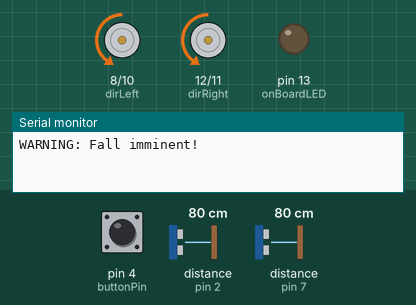
Bench run of a sketch on a simulated Arduino Uno, built with avr-gcc and run on an emulated ATmega328P. On the bench: direction and speed pins drawn as motors (green arrow = direction pin HIGH = forward, orange = LOW = backward, longer = more drive), output pins drawn as LEDs (lit = HIGH), the last lines printed to the serial monitor. Wiring (inferred from the names in the program): 2 × ultrasonic range finder: trigger pin 2, echo pin 2 / trigger pin 7, echo pin 7. Inputs (shaded band) come from the test bench; at power-on: distance to the obstacle (sensors on pin 7, pin 2) 80 cm, pin 4 (buttonPin) HIGH. The echo pulse lasts 58.3 µs per cm; random numbers use the default seed unless the sketch sets one.

Above: at 10.8 s.
10.9 s: distance to the obstacle (sensor on pin 7) set to 2 cm
At 19.0 s:
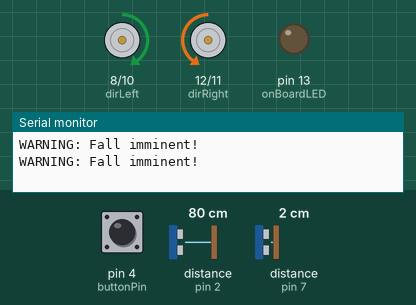
23.8 s: distance to the obstacle (sensor on pin 7) set to 18 cm
27.9 s: pin 4 (buttonPin) pulled LOW for 3 s
At 29.7 s:
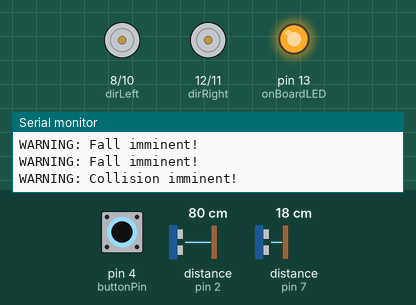
32.7 s: distance to the obstacle (sensor on pin 2) set to 2 cm
36.8 s: pin 4 (buttonPin) pulled LOW for 3 s
At 39.8 s:
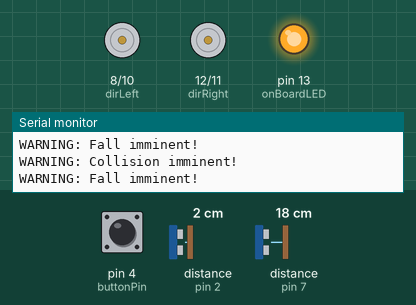
Timing chart, 0 to 42.7 s (numbered marks = the images above; inputs shaded):
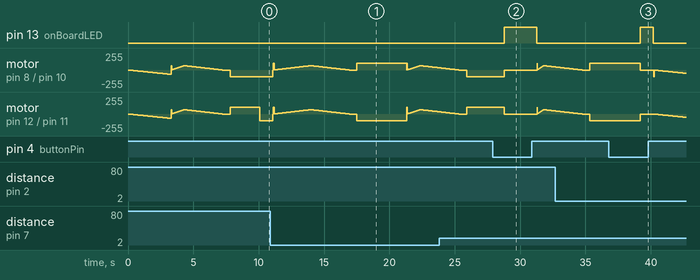

The sketch:

RoamingBot4WD.ino
```cpp
//4 Motor Arduino Roaming Bot by Ryan Cole.
#include "LowPower.h"
#include "millisDelay.h"


//Variable Setup =======================================================================
const byte dirLeft = 8;       //direction of Left motors
const byte leftPWM = 10;           //speed pin for Left motors (PWM mapped to Channel 1 and 3 of motor driver)
const byte rightPWM = 11;           //speed pin for Right motors (PWM mapped to Channel 2 and 4 of motor driver)
const byte dirRight = 12;      //direction of Right motors
const byte buttonPin = 4;
const byte onBoardLED = 13;
const byte frontPing = 7;
const byte bottomPing = 2;

bool fwdTimerStarted = false;

byte pingPin = frontPing;
byte maxSpeed = 65; //0-255, 60 too low?

int accRate = 50;  //corresponds to delay time. Was 5, 100 too slow?

long cm;

millisDelay fwdTimer;

enum movementStatus {movingFWD, movingBCK, movingLFT, movingRGT, stopped};
movementStatus currentMovement = stopped;


//================================================================================
void setup()
{
  Serial.begin(9600);    // initialize serial communication

  pinMode(buttonPin, INPUT_PULLUP);
  pinMode(onBoardLED, OUTPUT);

  pinMode(dirLeft, OUTPUT);      // set Motor pins as output
  pinMode(dirRight, OUTPUT);

  randomSeed(analogRead(0));    //on unconnected pin to pick up noise

  fwdTimer.start(3000);
}


//Functions =================================================================
long MicrosecToCM(long microsec)
{
  /* The speed of sound is 34431 cm/s @ 22 C or ~29 microseconds per centimeter.
  The ping travels out and back, so to find the distance of the object we
  take half of the distance travelled. */
  return microsec / 29 / 2;
}

bool IsStalled(int botSpeed)
{
  int stallThreshold = 2; //slowest acceptable speed for stall status in cm per sec. Measurement error +/- 2cm.

  if (botSpeed <= stallThreshold)
  {
    return true;
  }
  else
  {
    return false;
  }
}

/*bool InCorner()
{
  if (AvoidanceRoutine used x times in y seconds)
  {
    return true;
  }
  else
  {
    return false;
  }
}*/

int getSpeed() // Get speed in cm per ms
{
    Ping();
    long posA = cm;
    delay(1000); //1000 creates 1ms for cm/ms
    Ping();
    long posB = cm;
    return abs(posA - posB);
    //Serial.println("speed is ");
    //Serial.print(botSpeed);
}

void Ping()
{
     /* The PING))) is triggered by a HIGH pulse of 2 or more microseconds.
     Give a short LOW pulse beforehand to ensure a clean HIGH pulse: */
    pinMode(pingPin, OUTPUT);
    digitalWrite(pingPin, LOW);
    delayMicroseconds(2);
    digitalWrite(pingPin, HIGH);
    delayMicroseconds(5);
    digitalWrite(pingPin, LOW);

    /* The same pin is used to read the signal from the PING))): a HIGH pulse
     whose duration is the time (in microseconds) from the sending of the ping
     to the reception of its echo off of an object. */
    pinMode(pingPin, INPUT);
    long duration = pulseIn(pingPin, HIGH);

    cm = MicrosecToCM(duration); // convert the time from Ping into a distance

    //Serial.println(cm);
    //Serial.print("cm");
}

void SwitchPingSensor() //Switch front and bottom sensors
{
    if (pingPin == frontPing)
    {
      pingPin = bottomPing;
    }
    else
    {
      pingPin = frontPing;
    }
}

void RightOrLeft(long randNumber, int maxSpeed)
{
  if (randNumber % 2 == 0)
  {
    TurnRight();
    Accelerate(5,100);
    //AccelerateLog(maxSpeed);
  }
  else
  {
    TurnLeft();
    Accelerate(5,100);
    //AccelerateLog(maxSpeed);
  }
}

//Movement Section
void MoveForward()
{
  //Serial.println("Moving Forward");

  if (currentMovement != movingFWD)
  {
    digitalWrite(dirRight, LOW);
    digitalWrite(dirLeft, LOW);
    currentMovement = movingFWD;
  }
  else //maintain forward top speed
  {
    analogWrite(leftPWM, maxSpeed);
    analogWrite(rightPWM, maxSpeed);
  }
}

void StopMovement()
{
  //Serial.println("STOP");

  if (currentMovement != stopped)
  {
    analogWrite(leftPWM, 0);
    analogWrite(rightPWM, 0);
    currentMovement = stopped;
  }
}

void MoveBackward()
{
  //Serial.println("Moving Backward");
  digitalWrite(dirRight, HIGH);
  digitalWrite(dirLeft, HIGH);
  currentMovement = movingBCK;
}

void TurnLeft()
{
  //Serial.println("Moving Left");
  digitalWrite(dirRight, LOW);
  digitalWrite(dirLeft, HIGH);
  currentMovement = movingLFT;
}

void TurnRight()
{
  //Serial.println("Moving Right");
  digitalWrite(dirRight, HIGH);
  digitalWrite(dirLeft, LOW);
  currentMovement = movingRGT;
}

//Accelerate and decelerate. In the future change these linear functions to logarithmic?
void Accelerate(int accRate, int maxSpeed)
{
  //Serial.println("Accelerating");
  for(int motorValue = 0 ; motorValue <= maxSpeed; motorValue +=1)
  {
    analogWrite(leftPWM, motorValue);
    analogWrite(rightPWM, motorValue);
    delay(accRate);
  }
}

//log test.
void AccelerateLog(int maxSpeed)
{
  long accRate = 0;
  for(int motorValue = 0 ; motorValue <= maxSpeed; motorValue +=1)
  {
    analogWrite(leftPWM, motorValue);
    analogWrite(rightPWM, motorValue);
    delay(accRate);
    accRate = 17*log(motorValue + 1); //17ln(x) too slow for maxSpeed = 65 and accRate = 50
  }
}

void Decelerate(int accRate, int maxSpeed)
{
  //Serial.println("Decelerating");
  for(int motorValue = maxSpeed ; motorValue > 0; motorValue -=1)
  {
    analogWrite(leftPWM, motorValue);
    analogWrite(rightPWM, motorValue);
    delay(accRate);
 }
}

//Checks and Routines
void AvoidanceRoutine()
{
  //Serial.println("Avoidance Routine");
  if (cm < 15 && cm > 14 && pingPin == frontPing) //slow down for approaching obstacles
  {
    Decelerate(5, maxSpeed);
  }

  StopMovement();
  MoveBackward();
  // random number from 1 to 45 to increase chance of getting out of corners.
  long randNumber = random(1,46);
  Accelerate(randNumber, maxSpeed);
  //AccelerateLog(maxSpeed);
  Decelerate(45, maxSpeed);
  StopMovement();
  delay(100);

  //random 1 or 2 to randomize left and right directions.
  randNumber = random(1,3);
  RightOrLeft(randNumber, maxSpeed);

  // random number from 1400 to 4200 to increase chance for getting out of corners.
  randNumber = random(1400,4200);
  delay(randNumber); //1400 gives close to 90 degrees for my motors/acceleration rate/max speed.
}

void ObstacleCheck()
{
    if (cm < 15 && pingPin == frontPing)
    {
      Serial.println("WARNING: Collision imminent!");
      AvoidanceRoutine();
    }
    else if (cm > 15 && pingPin == bottomPing)
    {
      Serial.println("WARNING: Fall imminent!");
      AvoidanceRoutine();
    }
    else
    {
      if (currentMovement == stopped)
      {
        MoveForward();
        Accelerate(accRate,maxSpeed);
        //AccelerateLog(maxSpeed);
      }
      else
      {
        MoveForward();
      }
    }
}

void StallCheck()
{
    if (pingPin == frontPing && cm >= 15 && currentMovement == movingFWD)
    {
      if (!fwdTimerStarted)
      {
        fwdTimer.repeat(); //start three second non-blocking timer
        fwdTimerStarted = true;
      }

      if (fwdTimer.justFinished())
      {
        int botSpeed = getSpeed();
        bool stallDetected = IsStalled(botSpeed);
        fwdTimerStarted = false;

        if (stallDetected)
        {
          AvoidanceRoutine();
          stallDetected = false;
        }
       }
     }
}


//===================================================================================
void loop()
{
  int sensorVal = digitalRead(buttonPin);
  //Serial.println(sensorVal);
  //Serial.println("currentMovement is ");
  //Serial.print(currentMovement);

  if (sensorVal == HIGH)
  { //Continue program (Logic is inverted with INPUT_PULLUP)
    digitalWrite(onBoardLED, LOW);

    Ping();

    ObstacleCheck();

    StallCheck();

    SwitchPingSensor();

    //delay(8);
  }
  else //Stop Program
  {
    digitalWrite(onBoardLED, HIGH);
    StopMovement();
    //delay(500);
    LowPower.idle(SLEEP_500MS, ADC_OFF, TIMER2_OFF, TIMER1_OFF, TIMER0_OFF, SPI_OFF, USART0_OFF, TWI_OFF);
  }
}
```

Measured:
- after the input at 27.9 s, pin 13 (onBoardLED): LOW → HIGH after 0.89 s, → LOW 2.5 s later
- after the input at 36.8 s, pin 13 (onBoardLED): LOW → HIGH after 2.4 s, → LOW 1.0 s later
